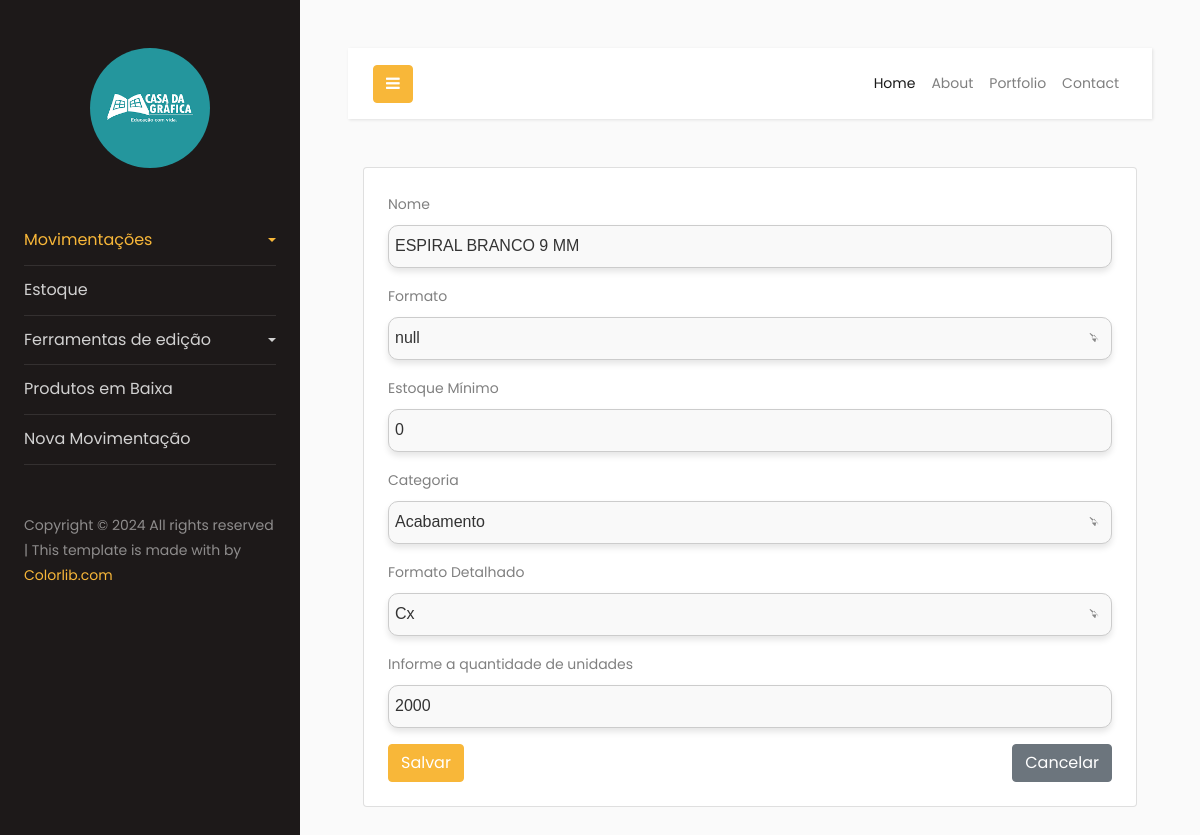
The page /produto/18/editar/ (signed in) on the database its author committed.
### produto/models.py (models this page shows, shortened)
class Produto(models.Model):
    nome = models.CharField(max_length=255)
    FORMATO = [
        ('null','null'),
        ('640x880','640x880'),
        ('660x960','660x960')
    ]
    formato = models.CharField(max_length=255, choices=FORMATO)
    estoqueMin = models.IntegerField();
    id_categoria = models.ForeignKey(Categoria, on_delete=models.CASCADE)
    id_formato = models.ForeignKey(Formato, on_delete=models.CASCADE)  # Formato está aqui
    unidades = models.IntegerField()
    data_cadastro = models.DateField(auto_now_add=True)

### produto/views.py (the view)
# urls.py: path('produto/<int:pk>/editar/', ProdutoUpdateView.as_view(), name='produto-update'),
class ProdutoUpdateView(LoginRequiredMixin, UpdateView):
    model = Produto
    template_name = 'produto_form.html'
    fields = ['nome', 'id_categoria', 'formato', 'id_formato', 'estoqueMin','unidades']
    success_url = reverse_lazy('produto-list')

### categoria/models.py (called while the page is built)
    def __str__(self):
        return self.categoria

### formato/models.py (called while the page is built)
    def __str__(self):
        return self.formato

### produto/templates/produto_form.html (shortened to what this page needs)
<!DOCTYPE html>
<html lang="pt-br">
  {% include 'components/header/header.html' %}
  <body>
    <div class="container mt-5">
        <div class="card p-4">
            <form method="post">
                <div class="form-group mb-3">
                    <label for="id_nome">Nome</label>
                    {{ form.nome }}
                </div>
                <div class="form-group mb-3">
                    <label for="id_formato">Formato</label>
                    {{ form.formato }}
                </div>
                <div class="form-group mb-3">
                    <label for="id_estoqueMin">Estoque Mínimo</label>
                    {{ form.estoqueMin }}
                </div>
                <div class="form-group mb-3">
                    <label for="id_id_categoria">Categoria</label>
                    {{ form.id_categoria }}
                </div>
                <div class="form-group mb-3">
                    <label for="id_id_formato">Formato Detalhado</label>
                    {{ form.id_formato }}
                </div>
                <div class="form-group mb-3">
                    <label for="id_unidades">Informe a quantidade de unidades</label>
                    {{ form.unidades }}
                </div>
                <div class="d-flex justify-content-between">
                    <button type="submit" class="btn btn-primary">Salvar</button>
                    <a href="{% url 'produto-list' %}" class="btn btn-secondary">Cancelar</a>
                </div>
            </form>
        </div>
    </div>
  </body>
  {% include 'components/footer/footer.html' %}
</html>

### produto/templates/produto_form.html (style rules this page uses)
select, input { border-radius: 10px; border: 1px solid #ccc; padding: 6px; font-size: 16px; font-family: Arial, sans-serif; background-color: #f9f9f9; color: #333; box-shadow: 0px 4px 6px rgba(0, 0, 0, 0.1); transition: all 0.3s ease; width: 100%; }
select { appearance: none; background-repeat: no-repeat; background-position: right 10px center; background-size: 12px; padding-right: 30px; }

### rows shown on the page
Produto: nome "ESPIRAL BRANCO 9 MM", formato "null", estoqueMin "0", id_categoria "Acabamento", id_formato "Cx", unidades "2000"
